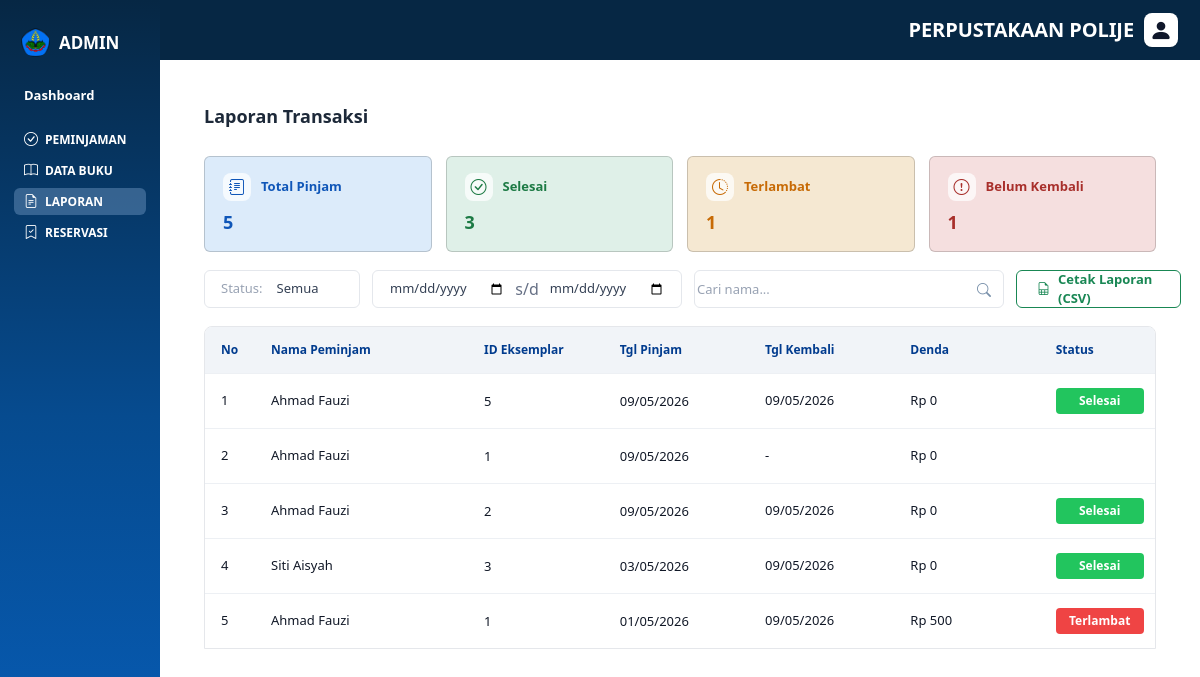
The page /admin/index.php?menu=laporan on the database its author committed.
### tables this page shows
CREATE TABLE detail_peminjaman (
    id_detail INT AUTO_INCREMENT PRIMARY KEY,
    id_peminjaman INT NOT NULL,
    id_eksemplar INT NOT NULL,
    tanggal_kembali DATE DEFAULT NULL,
    status_pengembalian ENUM('dipinjam', 'kembali', 'hilang') NOT NULL DEFAULT 'dipinjam',
    extended_at TIMESTAMP NULL DEFAULT NULL,
    created_at TIMESTAMP NULL DEFAULT CURRENT_TIMESTAMP,
    updated_at TIMESTAMP NULL DEFAULT CURRENT_TIMESTAMP ON UPDATE CURRENT_TIMESTAMP,
    FOREIGN KEY (id_peminjaman) REFERENCES peminjaman(id_peminjaman)
        ON UPDATE CASCADE
        ON DELETE CASCADE,
    FOREIGN KEY (id_eksemplar) REFERENCES eksemplar(id_eksemplar)
        ON UPDATE CASCADE
        ON DELETE RESTRICT
);

CREATE TABLE anggota (
    id_anggota INT AUTO_INCREMENT PRIMARY KEY,
    nim VARCHAR(20) NOT NULL UNIQUE,
    nama VARCHAR(100) NOT NULL,
    jurusan VARCHAR(100) NOT NULL DEFAULT '-',
    total_denda INT NOT NULL DEFAULT 0,
    nama_anggota VARCHAR(100) DEFAULT NULL,
    email VARCHAR(100) NOT NULL UNIQUE,
    password VARCHAR(255) NOT NULL,
    no_telepon VARCHAR(20) DEFAULT NULL,
    alamat TEXT DEFAULT NULL,
    status ENUM('aktif', 'nonaktif') NOT NULL DEFAULT 'aktif',
    created_at TIMESTAMP NULL DEFAULT CURRENT_TIMESTAMP,
    updated_at TIMESTAMP NULL DEFAULT CURRENT_TIMESTAMP ON UPDATE CURRENT_TIMESTAMP
);

CREATE TABLE eksemplar (
    id_eksemplar INT AUTO_INCREMENT PRIMARY KEY,
    id_buku INT NOT NULL,
    status ENUM('tersedia', 'direservasi', 'dipinjam', 'rusak', 'hilang') NOT NULL DEFAULT 'tersedia',
    created_at TIMESTAMP NULL DEFAULT CURRENT_TIMESTAMP,
    updated_at TIMESTAMP NULL DEFAULT CURRENT_TIMESTAMP ON UPDATE CURRENT_TIMESTAMP,
    FOREIGN KEY (id_buku) REFERENCES buku(id_buku)
        ON UPDATE CASCADE
        ON DELETE CASCADE
);

CREATE TABLE peminjaman (
    id_peminjaman INT AUTO_INCREMENT PRIMARY KEY,
    id_anggota INT NOT NULL,
    id_admin INT NOT NULL,
    tanggal_peminjaman DATE NOT NULL,
    batas_waktu DATE NOT NULL,
    laporan_hidden_at TIMESTAMP NULL DEFAULT NULL,
    created_at TIMESTAMP NULL DEFAULT CURRENT_TIMESTAMP,
    updated_at TIMESTAMP NULL DEFAULT CURRENT_TIMESTAMP ON UPDATE CURRENT_TIMESTAMP,
    FOREIGN KEY (id_anggota) REFERENCES anggota(id_anggota)
        ON UPDATE CASCADE
        ON DELETE RESTRICT,
    FOREIGN KEY (id_admin) REFERENCES admin(id_admin)
        ON UPDATE CASCADE
        ON DELETE RESTRICT
);

### config/database.php (called while the page is built, shortened)
<?php
class Database {
    private $host = 'localhost';
    private $user = 'root';
    private $password = '';
    private $db = 'db_perpustakaan';
    public $conn;
    public function __construct() {
        $this->conn = null;
        try {
            $this->conn = new mysqli(
                $this->host,
                $this->user,
                $this->password,
                $this->db
            );
            $this->conn->set_charset('utf8mb4');
        } catch (Exception $e) {
            die($e->getMessage());
        }
    }
    public function getConnection() {
        return $this->conn;
    }
}
?>

### controllers/PeminjamanController.php (called while the page is built, shortened)
<?php
require_once __DIR__ . '/../models/Peminjaman.php';
class PeminjamanController
{
    private $model;
    public function __construct()
    {
        $this->model = new Peminjaman();
    }
    public function report()
    {
        $status = isset($_GET['status']) ? $_GET['status'] : 'Semua';
        $from = isset($_GET['from']) ? $_GET['from'] : '';
        $to = isset($_GET['to']) ? $_GET['to'] : '';
        $q = isset($_GET['q']) ? $_GET['q'] : '';
        $data = $this->model->reportRows($status, $from, $to, $q);
        $allData = $this->model->reportRows('Semua', $from, $to, $q);
        $summary = [
            'total' => count($allData),
            'selesai' => 0,
            'terlambat' => 0,
            'dipinjam' => 0
        ];
        foreach ($allData as $row) {
            if ($row['status'] === 'Selesai') $summary['selesai']++;
            elseif ($row['status'] === 'Terlambat') $summary['terlambat']++;
            elseif ($row['status'] === 'Dipinjam') $summary['dipinjam']++;
        }
        return [
            'dataTampil' => $data,
            'summary' => $summary
        ];
    }
}

### models/Peminjaman.php (called while the page is built, shortened)
<?php
require_once __DIR__ . '/../config/database.php';
class Peminjaman
{
    private $conn;
    public function __construct()
    {
        $this->conn = (new Database())->getConnection();
    }
    public function getMeta($item)
    {
        $jatuh_tempo = strtotime($item['batas_waktu'] ?? $item['tanggal_kembali'] ?? '');
        $tgl_kembali = !empty($item['tanggal_kembali']) ? strtotime($item['tanggal_kembali']) : time();
        $terlambat = 0;
        if ($jatuh_tempo && $tgl_kembali > $jatuh_tempo) {
            $diff = $tgl_kembali - $jatuh_tempo;
            $terlambat = floor($diff / (60 * 60 * 24));
        }
        $status = 'Dipinjam';
        if (!empty($item['tanggal_kembali'])) {
            $status = ($terlambat > 0) ? 'Terlambat' : 'Selesai';
        } elseif ($terlambat > 0) {
            $status = 'Terlambat';
        }
        return [
            'status' => $status,
            'terlambat' => $terlambat > 0 ? $terlambat . ' hari' : '-',
            'denda' => 'Rp ' . number_format($terlambat * 500, 0, ',', '.')
        ];
    }
    public function reportRows($statusFilter, $startDate, $endDate, $keyword)
    {
        $sql = "SELECT dp.*, p.tanggal_peminjaman, p.batas_waktu, a.nama as peminjam, e.id_eksemplar, b.judul
                FROM detail_peminjaman dp
                JOIN peminjaman p ON p.id_peminjaman = dp.id_peminjaman
                JOIN anggota a ON a.id_anggota = p.id_anggota
                JOIN eksemplar e ON e.id_eksemplar = dp.id_eksemplar
                JOIN buku b ON b.id_buku = e.id_buku
                WHERE p.laporan_hidden_at IS NULL";
        $sql .= " ORDER BY dp.id_detail DESC";
        $result = $this->conn->query($sql);
        $rows = [];
        while ($row = $result->fetch_assoc()) {
            $meta = $this->getMeta($row);
            $row['status'] = $meta['status'];
            $row['denda'] = $meta['denda'];
            $rows[] = $row;
        }
        return $rows;
    }
}

### admin/pages/laporantransaksi.php (the view, shortened to what this page needs)
<?php
require_once __DIR__ . '/../../controllers/PeminjamanController.php';
$peminjamanController = new PeminjamanController();
$result = $peminjamanController->report();
$dataTampil = $result['dataTampil'] ?? [];
$summary = $result['summary'] ?? ['total'=>0, 'selesai'=>0, 'terlambat'=>0, 'dipinjam'=>0];
$filterStatus = $_GET['status'] ?? 'Semua';
$tglMulai = $_GET['from'] ?? '';
$tglSelesai = $_GET['to'] ?? '';
$cari = $_GET['q'] ?? '';
?>
<div class="page-wrapper">
    <div class="page-header">
        <h1>Laporan Transaksi</h1>
    </div>
    <section class="dashboard-cards">
        <article class="card card-blue">
            <div class="card-top">
                <span class="card-icon"><i class="bi bi-journal-text"></i></span>
                <span class="card-label">Total Pinjam</span>
            </div>
            <div class="card-value"><?= $summary['total']; ?></div>
        </article>
        <article class="card card-green">
            <div class="card-top">
                <span class="card-icon"><i class="bi bi-check-circle"></i></span>
                <span class="card-label">Selesai</span>
            </div>
            <div class="card-value"><?= $summary['selesai']; ?></div>
        </article>
        <article class="card card-yellow">
            <div class="card-top">
                <span class="card-icon"><i class="bi bi-clock-history"></i></span>
                <span class="card-label">Terlambat</span>
            </div>
            <div class="card-value"><?= $summary['terlambat']; ?></div>
        </article>
        <article class="card card-red">
            <div class="card-top">
                <span class="card-icon"><i class="bi bi-exclamation-circle"></i></span>
                <span class="card-label">Belum Kembali</span>
            </div>
            <div class="card-value"><?= $summary['dipinjam']; ?></div>
        </article>
    </section>
    <div class="toolbar">
        <form method="get" class="filter-form">
            <div class="field-group status-filter">
                <span class="field-label">Status:</span>
                <select name="status" onchange="this.form.submit()">
                    <option value="Semua" <?= $filterStatus == 'Semua' ? 'selected' : '' ?>>Semua</option>
                </select>
            </div>
            <div class="field-group date-range">
                <input type="date" name="from" value="<?= $tglMulai; ?>" onchange="this.form.submit()">
                <span class="separator"> s/d </span>
                <input type="date" name="to" value="<?= $tglSelesai; ?>" onchange="this.form.submit()">
            </div>
            <div class="search-box">
                <input type="text" name="q" placeholder="Cari nama..." value="<?= htmlspecialchars($cari); ?>">
                <button type="submit" class="search-submit"><i class="bi bi-search"></i></button>
            </div>
            <a href="actions/peminjaman/export_csv.php?status=<?= $filterStatus ?>&from=<?= $tglMulai ?>&to=<?= $tglSelesai ?>&q=<?= urlencode($cari) ?>" class="btn-export btn-csv">
                <i class="bi bi-file-earmark-spreadsheet"></i> Cetak Laporan (CSV)
            </a>
        </form>
    </div>
    <div class="table-card">
        <div class="table-responsive">
            <table>
                <thead>
                    <tr>
                        <th style="width: 50px;">No</th>
                        <th>Nama Peminjam</th>
                        <th>ID Eksemplar</th>
                        <th>Tgl Pinjam</th>
                        <th>Tgl Kembali</th>
                        <th>Denda</th>
                        <th>Status</th>
                    </tr>
                </thead>
                <tbody>
                    <?php if (empty($dataTampil)): ?>
                        <tr>
                            <td colspan="7" class="empty-state">Data tidak ditemukan.</td>
                        </tr>
                    <?php else: ?>
                        <?php
                        $no = 1;
                        foreach ($dataTampil as $row):
                            $kelasStatus = 'status-default';
                            if ($row['status'] == 'Selesai') $kelasStatus = 'status-green';
                            if ($row['status'] == 'Terlambat') $kelasStatus = 'status-red';
                            if ($row['status'] == 'Dipinjam') $kelasStatus = 'status-blue';
                        ?>
                            <tr>
                                <td><?= $no++; ?></td>
                                <td><?= htmlspecialchars($row['peminjam'] ?? ''); ?></td>
                                <td><?= htmlspecialchars($row['id_eksemplar'] ?? ''); ?></td>
                                <td><?= date('d/m/Y', strtotime($row['tanggal_peminjaman'])); ?></td>
                                <td><?= !empty($row['tanggal_kembali']) ? date('d/m/Y', strtotime($row['tanggal_kembali'])) : '-'; ?></td>
                                <td><?= $row['denda'] ?: 'Rp 0'; ?></td>
                                <td><span class="status-badge <?= $kelasStatus; ?>"><?= $row['status']; ?></span></td>
                            </tr>
                        <?php endforeach; ?>
                    <?php endif; ?>
                </tbody>
            </table>
        </div>
    </div>
</div>

### rows shown on the page
detail_peminjaman: anggota.nama "Ahmad Fauzi", id_eksemplar.id_eksemplar "5", id_peminjaman.tanggal_peminjaman "09/05/2026", tanggal_kembali "09/05/2026", denda "Rp 0", status "Selesai"
detail_peminjaman: anggota.nama "Ahmad Fauzi", id_eksemplar.id_eksemplar "1", id_peminjaman.tanggal_peminjaman "09/05/2026", denda "Rp 0"
detail_peminjaman: anggota.nama "Ahmad Fauzi", id_eksemplar.id_eksemplar "2", id_peminjaman.tanggal_peminjaman "09/05/2026", tanggal_kembali "09/05/2026", denda "Rp 0", status "Selesai"
detail_peminjaman: anggota.nama "Siti Aisyah", id_eksemplar.id_eksemplar "3", id_peminjaman.tanggal_peminjaman "03/05/2026", tanggal_kembali "09/05/2026", denda "Rp 0", status "Selesai"
detail_peminjaman: anggota.nama "Ahmad Fauzi", id_eksemplar.id_eksemplar "1", id_peminjaman.tanggal_peminjaman "01/05/2026", tanggal_kembali "09/05/2026", denda "Rp 500", status "Terlambat"

### other values the page prints
$summary['total'] "5"
$summary['selesai'] "3"
$summary['terlambat'] "1"
$summary['dipinjam'] "1"
